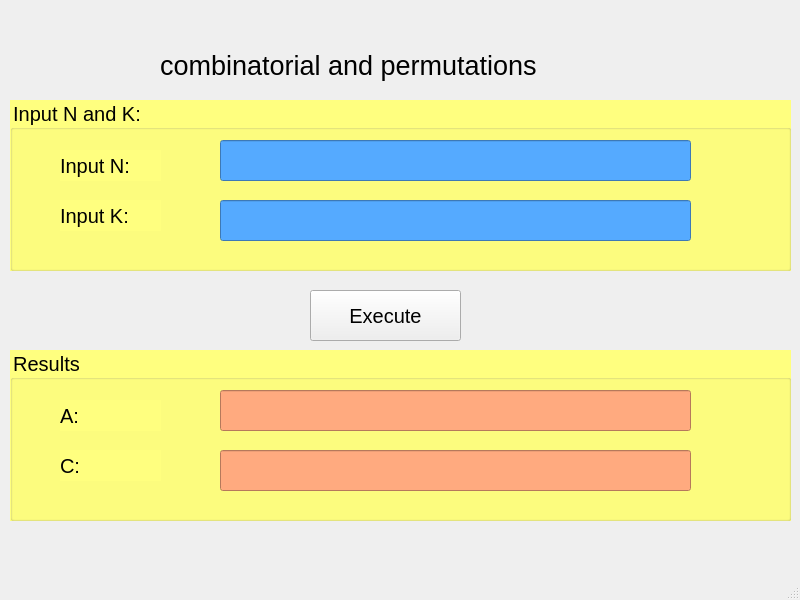
<?xml version="1.0" encoding="UTF-8"?>
<ui version="4.0">
 <class>MainWindow</class>
 <widget class="QMainWindow" name="MainWindow">
  <property name="geometry">
   <rect>
    <x>0</x>
    <y>0</y>
    <width>800</width>
    <height>600</height>
   </rect>
  </property>
  <property name="windowTitle">
   <string>MainWindow</string>
  </property>
  <widget class="QWidget" name="centralwidget">
   <widget class="QLabel" name="label">
    <property name="geometry">
     <rect>
      <x>160</x>
      <y>30</y>
      <width>481</width>
      <height>71</height>
     </rect>
    </property>
    <property name="font">
     <font>
      <pointsize>20</pointsize>
     </font>
    </property>
    <property name="text">
     <string>combinatorial and permutations</string>
    </property>
   </widget>
   <widget class="QGroupBox" name="groupBox">
    <property name="geometry">
     <rect>
      <x>10</x>
      <y>100</y>
      <width>781</width>
      <height>171</height>
     </rect>
    </property>
    <property name="font">
     <font>
      <pointsize>15</pointsize>
     </font>
    </property>
    <property name="styleSheet">
     <string notr="true">background-color: rgb(255, 255, 127);</string>
    </property>
    <property name="title">
     <string>Input N and K:</string>
    </property>
    <widget class="QLabel" name="label_2">
     <property name="geometry">
      <rect>
       <x>50</x>
       <y>50</y>
       <width>101</width>
       <height>31</height>
      </rect>
     </property>
     <property name="font">
      <font>
       <pointsize>15</pointsize>
      </font>
     </property>
     <property name="text">
      <string>Input N:</string>
     </property>
    </widget>
    <widget class="QLineEdit" name="lineEditN">
     <property name="geometry">
      <rect>
       <x>210</x>
       <y>40</y>
       <width>471</width>
       <height>41</height>
      </rect>
     </property>
     <property name="styleSheet">
      <string notr="true">background-color: rgb(85, 170, 255);</string>
     </property>
    </widget>
    <widget class="QLabel" name="label_4">
     <property name="geometry">
      <rect>
       <x>50</x>
       <y>100</y>
       <width>101</width>
       <height>31</height>
      </rect>
     </property>
     <property name="font">
      <font>
       <pointsize>15</pointsize>
      </font>
     </property>
     <property name="text">
      <string>Input K:</string>
     </property>
    </widget>
    <widget class="QLineEdit" name="lineEditK">
     <property name="geometry">
      <rect>
       <x>210</x>
       <y>100</y>
       <width>471</width>
       <height>41</height>
      </rect>
     </property>
     <property name="styleSheet">
      <string notr="true">background-color: rgb(85, 170, 255);</string>
     </property>
    </widget>
   </widget>
   <widget class="QPushButton" name="pushButtonExecute">
    <property name="geometry">
     <rect>
      <x>310</x>
      <y>290</y>
      <width>151</width>
      <height>51</height>
     </rect>
    </property>
    <property name="font">
     <font>
      <pointsize>15</pointsize>
     </font>
    </property>
    <property name="text">
     <string>Execute</string>
    </property>
    <property name="icon">
     <iconset>
      <normaloff>../images/ic_execute.webp</normaloff>../images/ic_execute.webp</iconset>
    </property>
    <property name="iconSize">
     <size>
      <width>30</width>
      <height>30</height>
     </size>
    </property>
   </widget>
   <widget class="QGroupBox" name="groupBox_2">
    <property name="geometry">
     <rect>
      <x>10</x>
      <y>350</y>
      <width>781</width>
      <height>171</height>
     </rect>
    </property>
    <property name="font">
     <font>
      <pointsize>15</pointsize>
     </font>
    </property>
    <property name="styleSheet">
     <string notr="true">background-color: rgb(255, 255, 127);</string>
    </property>
    <property name="title">
     <string>Results</string>
    </property>
    <widget class="QLabel" name="label_5">
     <property name="geometry">
      <rect>
       <x>50</x>
       <y>50</y>
       <width>101</width>
       <height>31</height>
      </rect>
     </property>
     <property name="font">
      <font>
       <pointsize>15</pointsize>
      </font>
     </property>
     <property name="text">
      <string>A:</string>
     </property>
    </widget>
    <widget class="QLineEdit" name="lineEditA">
     <property name="geometry">
      <rect>
       <x>210</x>
       <y>40</y>
       <width>471</width>
       <height>41</height>
      </rect>
     </property>
     <property name="styleSheet">
      <string notr="true">
background-color: rgb(255, 170, 127);</string>
     </property>
    </widget>
    <widget class="QLabel" name="label_6">
     <property name="geometry">
      <rect>
       <x>50</x>
       <y>100</y>
       <width>101</width>
       <height>31</height>
      </rect>
     </property>
     <property name="font">
      <font>
       <pointsize>15</pointsize>
      </font>
     </property>
     <property name="text">
      <string>C:</string>
     </property>
    </widget>
    <widget class="QLineEdit" name="lineEditC">
     <property name="geometry">
      <rect>
       <x>210</x>
       <y>100</y>
       <width>471</width>
       <height>41</height>
      </rect>
     </property>
     <property name="styleSheet">
      <string notr="true">background-color: rgb(255, 170, 127);</string>
     </property>
    </widget>
   </widget>
  </widget>
  <widget class="QMenuBar" name="menubar">
   <property name="geometry">
    <rect>
     <x>0</x>
     <y>0</y>
     <width>800</width>
     <height>26</height>
    </rect>
   </property>
  </widget>
  <widget class="QStatusBar" name="statusbar"/>
 </widget>
 <resources/>
 <connections/>
</ui>
